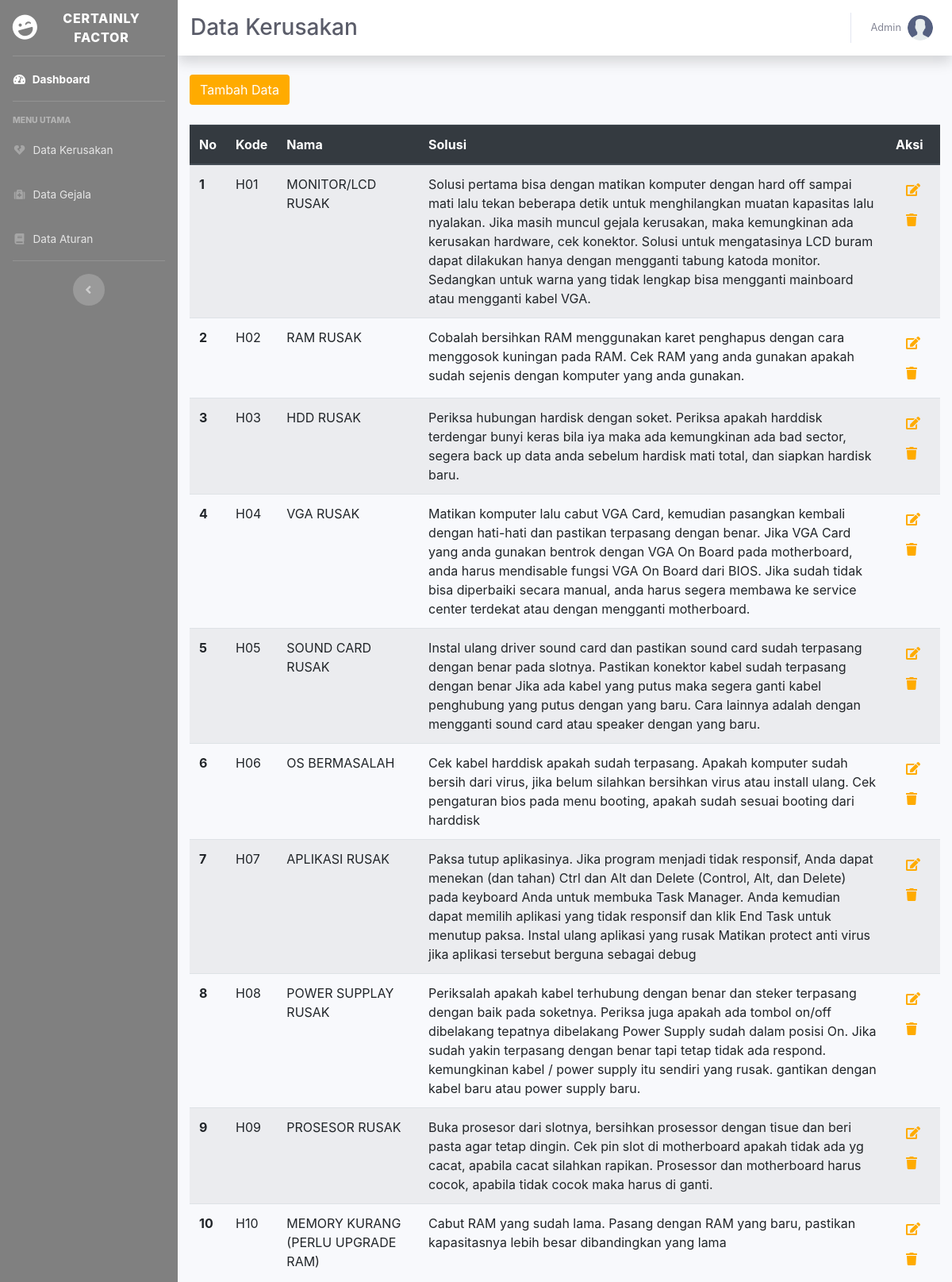
The app's page /data_kerusakan.php (signed in, upper part) with its own data.
### tables this page shows
CREATE TABLE `kerusakan` (
  `kode_kerusakan` varchar(4) NOT NULL,
  `nama_kerusakan` varchar(35) NOT NULL,
  `solusi` text NOT NULL
);

### data_kerusakan.php (the view, shortened to what this page needs)
<?php
  require_once "config/connection.php";
?>
<!DOCTYPE html>
<html lang="en">
<head>
  <link href="vendor/fontawesome-free/css/all.min.css" rel="stylesheet" type="text/css">
  <link href="css/sb-admin-2.min.css" rel="stylesheet">
  <link rel="stylesheet" href="https://stackpath.bootstrapcdn.com/bootstrap/4.3.1/css/bootstrap.min.css">
</head>
<body id="page-top">
  <div id="wrapper">
    <ul class="navbar-nav bg-gradient-primary sidebar sidebar-dark accordion" id="accordionSidebar" style="background: gray">
      <a class="sidebar-brand d-flex align-items-center justify-content-center" href="index.php">
        <div class="sidebar-brand-icon rotate-n-15">
          <i class="fas fa-laugh-wink"></i>
        </div>
        <div class="sidebar-brand-text mx-3">Certainly Factor</div>
      </a>
      <hr class="sidebar-divider my-0">
      <li class="nav-item active">
        <a class="nav-link" href="index.php">
          <i class="fas fa-fw fa-tachometer-alt"></i>
          <span>Dashboard</span></a>
      </li>
      <hr class="sidebar-divider">
      <div class="sidebar-heading">
        Menu Utama
      </div>
      <li class="nav-item">
        <a class="nav-link" href="data_kerusakan.php">
          <i class="fas fa-fw fa-heart-broken"></i>
          <span>Data Kerusakan</span></a>
      </li>
      <li class="nav-item">
        <a class="nav-link" href="data_gejala.php">
          <i class="fas fa-fw fa-medkit"></i>
          <span>Data Gejala</span></a>
      </li>
      <li class="nav-item">
        <a class="nav-link" href="data_aturan.php">
          <i class="fas fa-fw fa-book"></i>
          <span>Data Aturan</span></a>
      </li>
      <hr class="sidebar-divider d-none d-md-block">
      <div class="text-center d-none d-md-inline">
        <button class="rounded-circle border-0" id="sidebarToggle"></button>
      </div>
    </ul>
    <div id="content-wrapper" class="d-flex flex-column">
      <div id="content">
        <nav class="navbar navbar-expand navbar-light bg-white topbar mb-4 static-top shadow">
          <h1 class="h3 mb-0 text-gray-800">Data Kerusakan</h1>
          <ul class="navbar-nav ml-auto">
            <li class="nav-item dropdown no-arrow">
              <a class="nav-link dropdown-toggle" href="#" id="userDropdown" role="button" data-toggle="dropdown" aria-haspopup="true" aria-expanded="false">
                <span class="mr-2 d-none d-lg-inline text-gray-600 small"><?php echo $_SESSION['name']; ?></span>
                <img class="img-profile rounded-circle" src="./img/user.png">
              </a>
            </li>
          </ul>
        </nav>
        <div class="container-fluid">
          <div class="row">
            <div class="container">
              <button class="btn btn-default" style="margin-bottom: 25px; background: #ffab00; color: white;" data-toggle="modal" data-target="#tambahData">Tambah Data</button>
              <div class="table-responsive">
                <table class="table table-striped table-responsive">
                  <thead class="thead-dark">
                    <tr>
                      <th scope="col">No</th>
                      <th scope="col">Kode</th>
                      <th scope="col">Nama</th>
                      <th scope="col">Solusi</th>
                      <th scope="col">Aksi</th>
                    </tr>
                  </thead>
                  <tbody>
                    <?php
                      $sql = "SELECT * FROM kerusakan";
                      $query = $connect->query($sql);
                      $hasil = $query->num_rows;
                      if ($hasil > 0) {
                        $i = 1;
                        while ($row = $query->fetch_array()) {
                          echo '<tr>';
                          echo '<th scope="row">'. $i .'</td>';
                          echo '<td>'. $row['kode_kerusakan'] .'</td>';
                          echo '<td>'. $row['nama_kerusakan'] .'</td>';
                          echo '<td>'. $row['solusi'] .'</td>';
                          echo '<td>
                                  <span>
                                    <form method="POST" action="edit_data_kerusakan.php">
                                      <input type="hidden" name="kode" value="'.$row['kode_kerusakan'].'">
                                      <input type="hidden" name="nama" value="'.$row['nama_kerusakan'].'">
                                      <input type="hidden" name="solusi" value="'.$row['solusi'].'">
                                      <button type="submit" class="btn">
                                        <i class="fa fa-edit" style="color: #ffab00;"></i>
                                        </button>
                                    </form>
                                    <form method="POST" action="hapus_data_kerusakan.php">
                                      <input type="hidden" name="kode" value="'.$row['kode_kerusakan'].'">
                                      <button type="submit" class="btn">
                                        <i class="fa fa-trash" style="color: #ffab00;"></i>
                                      </button>
                                    </form>
                                  </span>
                                </td>';
                          echo '</tr>';
                          $i++;
                        }
                      } else {
                        echo '<tr>';
                        echo '<td colspan="5"><center>Tidak ada data</center></td>';
                        echo '</tr>';
                      }
                    ?>
                  </tbody>
                </table>
              </div>
            </div>
          </div>
        </div>
      </div>
    </div>
  </div>
</body>
</html>

### records on screen
kerusakan: kode_kerusakan "H01", nama_kerusakan "MONITOR/LCD RUSAK", solusi "Solusi pertama bisa dengan matikan komputer dengan hard off sampai mati lalu tekan beberapa detik untuk menghilangkan muatan kapasitas lalu nyalakan. Jika masih muncul gejala kerusakan, maka kemungkinan ada kerusakan hardware, cek konektor. Solusi untuk mengatasinya LCD buram dapat dilakukan hanya dengan mengganti tabung katoda monitor. Sedangkan untuk warna yang tidak lengkap bisa mengganti mainboard atau mengganti kabel VGA."
kerusakan: kode_kerusakan "H02", nama_kerusakan "RAM RUSAK", solusi "Cobalah bersihkan RAM menggunakan karet penghapus dengan cara menggosok kuningan pada RAM. Cek RAM yang anda gunakan apakah sudah sejenis dengan komputer yang anda gunakan."
kerusakan: kode_kerusakan "H03", nama_kerusakan "HDD RUSAK", solusi "Periksa hubungan hardisk dengan soket. Periksa apakah harddisk terdengar bunyi keras bila iya maka ada kemungkinan ada bad sector, segera back up data anda sebelum hardisk mati total, dan siapkan hardisk baru."
kerusakan: kode_kerusakan "H04", nama_kerusakan "VGA RUSAK", solusi "Matikan komputer lalu cabut VGA Card, kemudian pasangkan kembali dengan hati-hati dan pastikan terpasang dengan benar. Jika VGA Card yang anda gunakan bentrok dengan VGA On Board pada motherboard, anda harus mendisable fungsi VGA On Board dari BIOS. Jika sudah tidak bisa diperbaiki secara manual, anda harus segera membawa ke service center terdekat atau dengan mengganti motherboard."
kerusakan: kode_kerusakan "H05", nama_kerusakan "SOUND CARD RUSAK", solusi "Instal ulang driver sound card dan pastikan sound card sudah terpasang dengan benar pada slotnya. Pastikan konektor kabel sudah terpasang dengan benar Jika ada kabel yang putus maka segera ganti kabel penghubung yang putus dengan yang baru. Cara lainnya adalah dengan mengganti sound card atau speaker dengan yang baru."
kerusakan: kode_kerusakan "H06", nama_kerusakan "OS BERMASALAH", solusi "Cek kabel harddisk apakah sudah terpasang. Apakah komputer sudah bersih dari virus, jika belum silahkan bersihkan virus atau install ulang. Cek pengaturan bios pada menu booting, apakah sudah sesuai booting dari harddisk"
kerusakan: kode_kerusakan "H07", nama_kerusakan "APLIKASI RUSAK", solusi "Paksa tutup aplikasinya. Jika program menjadi tidak responsif, Anda dapat menekan (dan tahan) Ctrl dan Alt dan Delete (Control, Alt, dan Delete) pada keyboard Anda untuk membuka Task Manager. Anda kemudian dapat memilih aplikasi yang tidak responsif dan klik End Task untuk menutup paksa. Instal ulang aplikasi yang rusak Matikan protect anti virus jika aplikasi tersebut berguna sebagai debug"
kerusakan: kode_kerusakan "H08", nama_kerusakan "POWER SUPPLAY RUSAK", solusi "Periksalah apakah kabel terhubung dengan benar dan steker terpasang dengan baik pada soketnya. Periksa juga apakah ada tombol on/off dibelakang tepatnya dibelakang Power Supply sudah dalam posisi On. Jika sudah yakin terpasang dengan benar tapi tetap tidak ada respond. kemungkinan kabel / power supply itu sendiri yang rusak. gantikan dengan kabel baru atau power supply baru."
kerusakan: kode_kerusakan "H09", nama_kerusakan "PROSESOR RUSAK", solusi "Buka prosesor dari slotnya, bersihkan prosessor dengan tisue dan beri pasta agar tetap dingin. Cek pin slot di motherboard apakah tidak ada yg cacat, apabila cacat silahkan rapikan. Prosessor dan motherboard harus cocok, apabila tidak cocok maka harus di ganti."
kerusakan: kode_kerusakan "H10", nama_kerusakan "MEMORY KURANG (PERLU UPGRADE RAM)", solusi "Cabut RAM yang sudah lama. Pasang dengan RAM yang baru, pastikan kapasitasnya lebih besar dibandingkan yang lama"

### other values on screen
$_SESSION['name'] "Admin"
